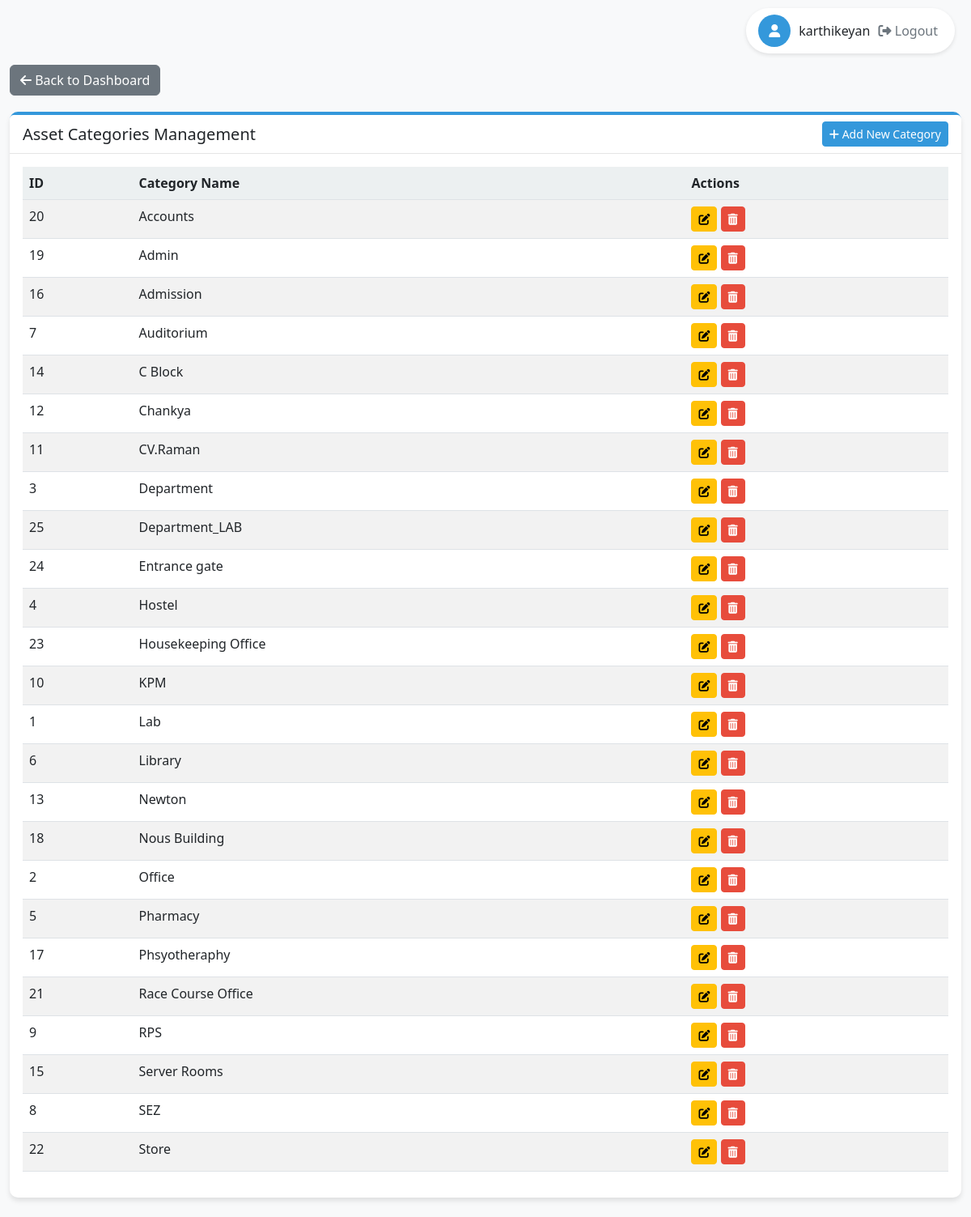
The page /manage_astcat.php (signed in) on the database its author committed.
### tables this page shows
CREATE TABLE `employee` (
  `emp_id` int(11) NOT NULL,
  `emp_code` varchar(20) DEFAULT NULL,
  `emp_name` varchar(100) DEFAULT NULL,
  `email` varchar(100) DEFAULT NULL,
  `password` varchar(255) DEFAULT NULL,
  `designation` enum('Lead','Sr SA','SA','IT_Admin','Lab_incharge','HOD','FI','User') DEFAULT NULL,
  `department` varchar(100) DEFAULT NULL,
  `status` enum('Active','Inactive') DEFAULT 'Active'
);

CREATE TABLE `asset_category` (
  `category_id` int(11) NOT NULL,
  `category_name` varchar(75) DEFAULT NULL
);

### manage_astcat.php (the view, shortened to what this page needs)
<?php
require_once 'config.php';
$currentUserName = "User";
$user_designation = null;
$user_id = $_SESSION['user_id'];
$query = "SELECT emp_name, designation FROM employee WHERE emp_id = ?";
if ($stmt = $conn->prepare($query)) {
    $stmt->bind_param("i", $user_id);
    $stmt->execute();
    $result = $stmt->get_result();
    if ($result->num_rows > 0) {
        $user = $result->fetch_assoc();
        $currentUserName = $user['emp_name'];
        $user_designation = $user['designation'];
    }
}
$is_admin = in_array($user_designation, ['Lead', 'Sr SA', 'IT_Admin']);
$categories = [];
$query = "SELECT * FROM asset_category ORDER BY category_name ASC";
$result = $conn->query($query);
if ($result) {
    $categories = $result->fetch_all(MYSQLI_ASSOC);
}
?>
<!DOCTYPE html>
<html lang="en">
<head>
    <link href="https://cdn.jsdelivr.net/npm/bootstrap@5.3.0/dist/css/bootstrap.min.css" rel="stylesheet">
    <link rel="stylesheet" href="https://cdnjs.cloudflare.com/ajax/libs/font-awesome/6.4.0/css/all.min.css">
</head>
<body>
    <div class="user-info">
        <div class="user-icon">
            <i class="fas fa-user"></i>
        </div>
        <div>
            <span><?php echo htmlspecialchars($currentUserName); ?></span>
            <form action="logout.php" method="post" style="display: inline;">
                <button type="submit" class="logout-btn">
                    <i class="fas fa-sign-out-alt"></i> Logout
                </button>
            </form>
        </div>
    </div>
    <div class="container">
        <div class="back-btn-container">
            <a href="dashboard.php" class="btn btn-secondary">
                <i class="fas fa-arrow-left"></i> Back to Dashboard
            </a>
        </div>
        <div class="card mb-4">
            <div class="card-header d-flex justify-content-between align-items-center">
                <h5 class="mb-0">Asset Categories Management</h5>
                <?php if ($is_admin): ?>
                    <a href="add_astcat.php" class="btn btn-primary btn-sm">
                        <i class="fas fa-plus"></i> Add New Category
                    </a>
                <?php endif; ?>
            </div>
            <div class="card-body">
                <div class="table-responsive">
                    <table class="table table-striped table-hover">
                        <thead>
                            <tr>
                                <th>ID</th>
                                <th>Category Name</th>
                                <th>Actions</th>
                            </tr>
                        </thead>
                        <tbody>
                            <?php foreach ($categories as $category): ?>
                                <tr>
                                    <td><?php echo htmlspecialchars($category['category_id']); ?></td>
                                    <td><?php echo htmlspecialchars($category['category_name']); ?></td>
                                    <td class="action-btns">
                                        <?php if ($is_admin): ?>
                                            <a href="edit_astcat.php?id=<?php echo $category['category_id']; ?>" class="btn btn-warning btn-sm" title="Edit">
                                                <i class="fas fa-edit"></i>
                                            </a>
                                            <a href="manage_astcat.php?action=delete&id=<?php echo $category['category_id']; ?>"
                                               class="btn btn-danger btn-sm"
                                               title="Delete"
                                               onclick="return confirm('Are you sure you want to delete this category?');">
                                                <i class="fas fa-trash-alt"></i>
                                            </a>
                                        <?php endif; ?>
                                    </td>
                                </tr>
                            <?php endforeach; ?>
                        </tbody>
                    </table>
                </div>
            </div>
        </div>
    </div>
</body>
</html>

### manage_astcat.php (style rules this page uses)
:root { --primary-color: #3498db; --secondary-color: #2980b9; --accent-color: #e74c3c; --light-color: #ecf0f1; --dark-color: #2c3e50; }
body { background-color: #f8f9fa; font-family: 'Segoe UI', Tahoma, Geneva, Verdana, sans-serif; padding-top: 60px; }
.container { max-width: 1200px; margin-top: 20px; }
.card { border-radius: 10px; box-shadow: 0 4px 6px rgba(0,0,0,0.1); border: none; border-top: 4px solid var(--primary-color); }
.card-header { background-color: white; border-bottom: 1px solid rgba(0,0,0,0.1); font-weight: 600; }
.table th { background-color: var(--light-color); }
.btn-primary { background-color: var(--primary-color); border-color: var(--primary-color); }
.btn-danger { background-color: var(--accent-color); border-color: var(--accent-color); }
.user-info { position: fixed; top: 10px; right: 20px; display: flex; align-items: center; gap: 10px; background-color: white; padding: 8px 15px; border-radius: 30px; box-shadow: 0 2px 5px rgba(0,0,0,0.1); z-index: 1000; }
.user-icon { width: 40px; height: 40px; background-color: var(--primary-color); color: white; border-radius: 50%; display: flex; align-items: center; justify-content: center; }
.logout-btn { background: none; border: none; color: #6c757d; cursor: pointer; transition: color 0.3s; }
.action-btns .btn { padding: 0.25rem 0.5rem; font-size: 0.875rem; }
.back-btn-container { margin-bottom: 20px; }

### rows shown on the page
employee: emp_name "karthikeyan"
asset_category: category_id "20", category_name "Accounts"
asset_category: category_id "19", category_name "Admin"
asset_category: category_id "16", category_name "Admission"
asset_category: category_id "7", category_name "Auditorium"
asset_category: category_id "14", category_name "C Block"
asset_category: category_id "12", category_name "Chankya"
asset_category: category_id "11", category_name "CV.Raman"
asset_category: category_id "3", category_name "Department"
asset_category: category_id "25", category_name "Department_LAB"
asset_category: category_id "24", category_name "Entrance gate"
asset_category: category_id "4", category_name "Hostel"
asset_category: category_id "23", category_name "Housekeeping Office"
asset_category: category_id "10", category_name "KPM"
asset_category: category_id "1", category_name "Lab"
asset_category: category_id "6", category_name "Library"
asset_category: category_id "13", category_name "Newton"
asset_category: category_id "18", category_name "Nous Building"
asset_category: category_id "2", category_name "Office"
asset_category: category_id "5", category_name "Pharmacy"
asset_category: category_id "17", category_name "Phsyotheraphy"
asset_category: category_id "21", category_name "Race Course Office"
asset_category: category_id "9", category_name "RPS"
asset_category: category_id "15", category_name "Server Rooms"
asset_category: category_id "8", category_name "SEZ"
asset_category: category_id "22", category_name "Store"
